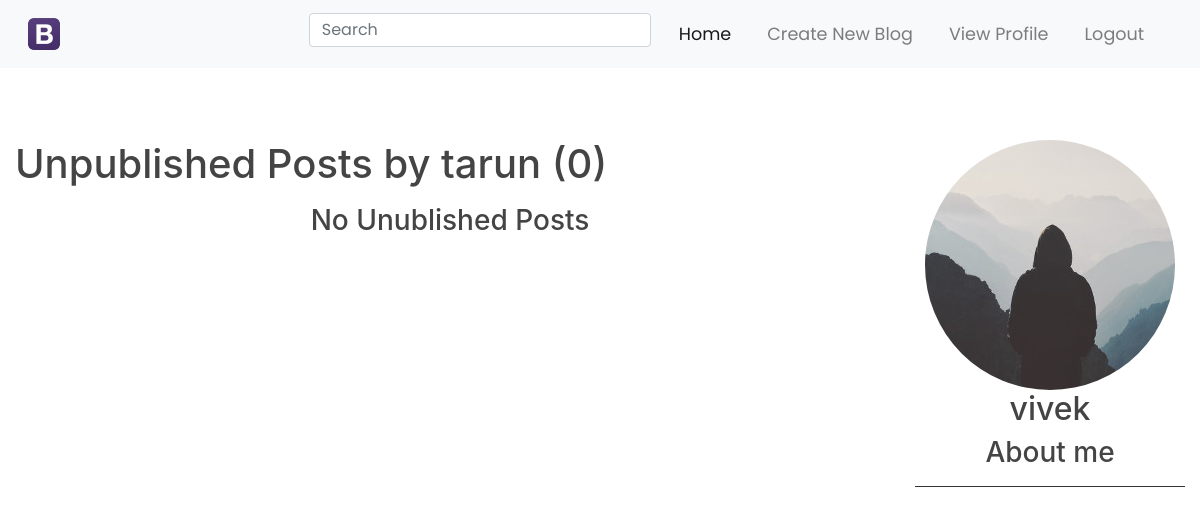
/user/tarun/unpublished (signed in), run on the app's committed database.
### flaskblog/models.py (models this page shows, shortened)
class User(db.Model, UserMixin):
    id = db.Column(db.Integer, primary_key=True)
    username = db.Column(db.String(20), unique=True, nullable=False)
    email = db.Column(db.String(120), unique=True, nullable=False)
    image_file = db.Column(db.String(20), nullable=False, default='default.jpg')
    password = db.Column(db.String(60), nullable=False)
    posts = db.relationship('Post', backref='author', lazy=True)
    aboutme = db.Column(db.String(1000))
    user_comments = db.relationship('Comment', backref='commentor', lazy=True)
    liked = db.relationship('PostLike', foreign_keys='PostLike.user_id', backref='user', lazy='dynamic')

### flaskblog/routes.py (the view)
@app.route("/user/<string:username>/unpublished")
@login_required
def unpublished_user_posts(username):
    page = request.args.get('page', 1, type=int)
    user = User.query.filter_by(username=username).first_or_404()
    posts = Post.query.filter_by(author=user, published=False) \
        .order_by(Post.date_posted.desc()) \
        .paginate(page=page, per_page=5)
    return render_template('unpublished_user_posts.html', posts=posts, user=user)

### flaskblog/models.py (called while the page is built)
@login_manager.user_loader
def load_user(user_id):
    return User.query.get(int(user_id))

### flaskblog/templates/unpublished_user_posts.html (shortened to what this page needs)
{% extends "layout.html" %}
{% block content %}
        <h1 class="mb-3">Unpublished Posts by {{ user.username }} ({{ posts.total }})</h1>
        {% if posts.total == 0 %}
            <h3 align="center">No Unublished Posts</h3>
        {% endif %}
{% endblock %}
    {% block sidebar %}
        <img class="imgsrc rounded-circle" src="{{ url_for('static', filename='profile_pics/' + user.image_file) }}">
        <h2 align="center">{{ current_user.username }}</h2>
        <h3 align="center">About me</h3>
        <hr>
    {% endblock %}

### flaskblog/static/style.css (style rules this page uses)
hr { border: none; height: 1px; color: #333; background-color: #333; }
body { background: #ffffff; height: 100%; padding-top: 5%; }
h1, h2, h3, h4, h5, h6 { color: #444444; }
.imgsrc { display: block; margin-left: auto; margin-right: auto; }

### data on the page
User: username "tarun", image_file (placeholder picture)
User: username "vivek"

### other printed values
{{ posts.total }} "0"
